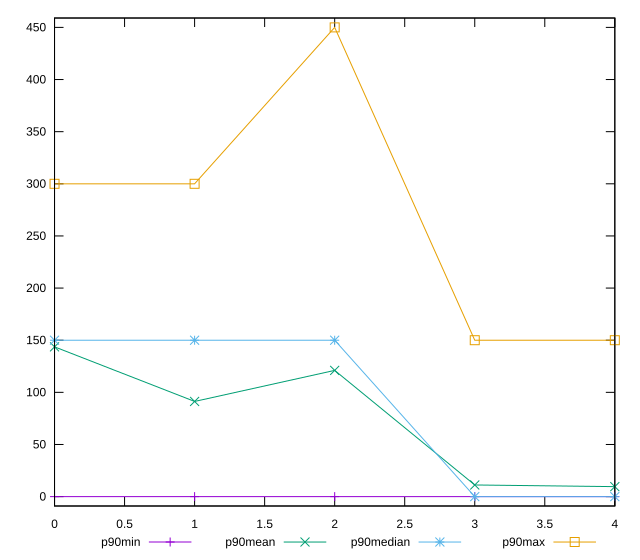

The gnuplot source for this figure:
reset

$p90Min <<EOF
0 0
1 0
2 0
3 0
4 0
EOF

$p90Mean <<EOF
0 143.61702127659575
1 91.27659574468085
2 121.06382978723404
3 11.170212765957446
4 9.574468085106384
EOF

$p90Median <<EOF
0 150
1 150
2 150
3 0
4 0
EOF

$p90Max <<EOF
0 300
1 300
2 450
3 150
4 150
EOF

set key outside below
set xrange [0:4]
set yrange [-9:459]
set trange [-9:459]
set terminal svg size 640, 560 enhanced background rgb 'white'
set output "report_00017_2021-02-10T15-08-03.406Z/uses-http2/progression/value.svg"

plot $p90Min title "p90min" with linespoints, \
     $p90Mean title "p90mean" with linespoints, \
     $p90Median title "p90median" with linespoints, \
     $p90Max title "p90max" with linespoints

reset
